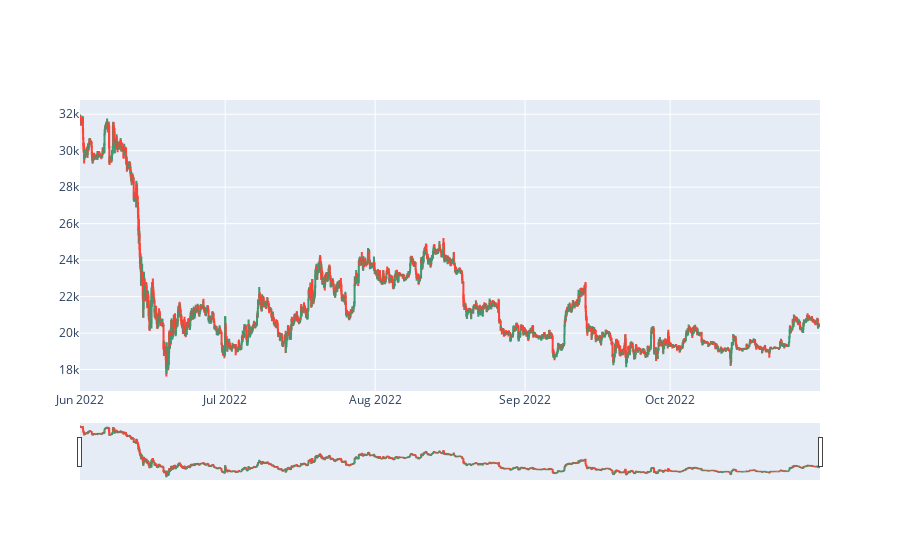

The notebook cell saved with this chart:
### Code cell
# %% Feature Engineering

ohlcv = data_uni.copy()
# OHLC Chart
fig = go.Figure(data=go.Ohlc(x=ohlcv.index,
                             open=ohlcv['open'],
                             high=ohlcv['high'],
                             low=ohlcv['low'],
                             close=ohlcv['close']))

fig.show()

### Figure 1 — Plotly figure (JSON) as saved in the notebook; plotly's stock layout.template omitted (floating-point values rounded to 4 significant figures; data arrays with more than 128 entries replaced by an {"elided": "..."} marker saying what was removed)
{"data": [{"close": {"elided": "3824 float values"}, "high": {"elided": "3824 float values"}, "low": {"elided": "3824 float values"}, "open": {"elided": "3824 float values"}, "type": "ohlc", "x": {"elided": "3824 str values"}}], "layout": {}}
